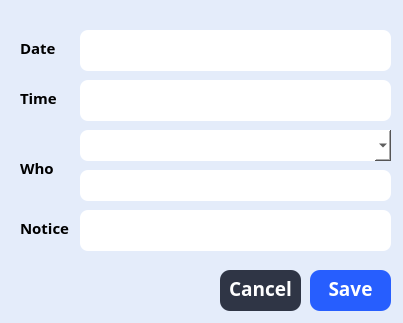
<?xml version="1.0" encoding="UTF-8"?>
<ui version="4.0">
 <class>Form</class>
 <widget class="QWidget" name="Form">
  <property name="geometry">
   <rect>
    <x>0</x>
    <y>0</y>
    <width>403</width>
    <height>323</height>
   </rect>
  </property>
  <property name="windowTitle">
   <string>Form</string>
  </property>
  <property name="styleSheet">
   <string notr="true">background-color: #e4ecfa;</string>
  </property>
  <widget class="QLabel" name="label">
   <property name="geometry">
    <rect>
     <x>20</x>
     <y>40</y>
     <width>56</width>
     <height>16</height>
    </rect>
   </property>
   <property name="font">
    <font>
     <family>Noto Sans KR</family>
     <pointsize>11</pointsize>
     <weight>75</weight>
     <bold>true</bold>
    </font>
   </property>
   <property name="text">
    <string>Date</string>
   </property>
  </widget>
  <widget class="QTextEdit" name="teDate">
   <property name="geometry">
    <rect>
     <x>80</x>
     <y>30</y>
     <width>311</width>
     <height>41</height>
    </rect>
   </property>
   <property name="font">
    <font>
     <family>Noto Sans KR</family>
     <weight>75</weight>
     <bold>true</bold>
    </font>
   </property>
   <property name="styleSheet">
    <string notr="true">background-color: #ffffff;
border-radius: 8px;
color: #000000;
padding-right: 3px;
padding-left: 3px;
padding-bottom: 1px;</string>
   </property>
   <property name="html">
    <string>&lt;!DOCTYPE HTML PUBLIC &quot;-//W3C//DTD HTML 4.0//EN&quot; &quot;http://www.w3.org/TR/REC-html40/strict.dtd&quot;&gt;
&lt;html&gt;&lt;head&gt;&lt;meta name=&quot;qrichtext&quot; content=&quot;1&quot; /&gt;&lt;style type=&quot;text/css&quot;&gt;
p, li { white-space: pre-wrap; }
&lt;/style&gt;&lt;/head&gt;&lt;body style=&quot; font-family:'Noto Sans KR'; font-size:9pt; font-weight:600; font-style:normal;&quot;&gt;
&lt;p style=&quot;-qt-paragraph-type:empty; margin-top:0px; margin-bottom:0px; margin-left:0px; margin-right:0px; -qt-block-indent:0; text-indent:0px;&quot;&gt;&lt;br /&gt;&lt;/p&gt;&lt;/body&gt;&lt;/html&gt;</string>
   </property>
  </widget>
  <widget class="QTextEdit" name="teTime">
   <property name="geometry">
    <rect>
     <x>80</x>
     <y>80</y>
     <width>311</width>
     <height>41</height>
    </rect>
   </property>
   <property name="font">
    <font>
     <family>Noto Sans KR</family>
     <weight>75</weight>
     <bold>true</bold>
    </font>
   </property>
   <property name="styleSheet">
    <string notr="true">background-color: #ffffff;
border-radius: 8px;
color: #000000;
padding-right: 3px;
padding-left: 3px;
padding-bottom: 1px;</string>
   </property>
   <property name="html">
    <string>&lt;!DOCTYPE HTML PUBLIC &quot;-//W3C//DTD HTML 4.0//EN&quot; &quot;http://www.w3.org/TR/REC-html40/strict.dtd&quot;&gt;
&lt;html&gt;&lt;head&gt;&lt;meta name=&quot;qrichtext&quot; content=&quot;1&quot; /&gt;&lt;style type=&quot;text/css&quot;&gt;
p, li { white-space: pre-wrap; }
&lt;/style&gt;&lt;/head&gt;&lt;body style=&quot; font-family:'Noto Sans KR'; font-size:9pt; font-weight:600; font-style:normal;&quot;&gt;
&lt;p style=&quot;-qt-paragraph-type:empty; margin-top:0px; margin-bottom:0px; margin-left:0px; margin-right:0px; -qt-block-indent:0; text-indent:0px;&quot;&gt;&lt;br /&gt;&lt;/p&gt;&lt;/body&gt;&lt;/html&gt;</string>
   </property>
  </widget>
  <widget class="QTextEdit" name="teNotice">
   <property name="geometry">
    <rect>
     <x>80</x>
     <y>210</y>
     <width>311</width>
     <height>41</height>
    </rect>
   </property>
   <property name="font">
    <font>
     <family>Noto Sans KR</family>
     <weight>75</weight>
     <bold>true</bold>
    </font>
   </property>
   <property name="styleSheet">
    <string notr="true">background-color: #ffffff;
border-radius: 8px;
color: #000000;
padding-right: 3px;
padding-left: 3px;
padding-bottom: 1px;</string>
   </property>
   <property name="html">
    <string>&lt;!DOCTYPE HTML PUBLIC &quot;-//W3C//DTD HTML 4.0//EN&quot; &quot;http://www.w3.org/TR/REC-html40/strict.dtd&quot;&gt;
&lt;html&gt;&lt;head&gt;&lt;meta name=&quot;qrichtext&quot; content=&quot;1&quot; /&gt;&lt;style type=&quot;text/css&quot;&gt;
p, li { white-space: pre-wrap; }
&lt;/style&gt;&lt;/head&gt;&lt;body style=&quot; font-family:'Noto Sans KR'; font-size:9pt; font-weight:600; font-style:normal;&quot;&gt;
&lt;p style=&quot;-qt-paragraph-type:empty; margin-top:0px; margin-bottom:0px; margin-left:0px; margin-right:0px; -qt-block-indent:0; text-indent:0px;&quot;&gt;&lt;br /&gt;&lt;/p&gt;&lt;/body&gt;&lt;/html&gt;</string>
   </property>
  </widget>
  <widget class="QPushButton" name="btnSave">
   <property name="geometry">
    <rect>
     <x>310</x>
     <y>270</y>
     <width>81</width>
     <height>41</height>
    </rect>
   </property>
   <property name="font">
    <font>
     <family>Noto Sans KR</family>
     <pointsize>14</pointsize>
     <weight>75</weight>
     <bold>true</bold>
    </font>
   </property>
   <property name="styleSheet">
    <string notr="true">QPushButton {
	background-color: #275efe;
	border-radius: 10px;
	color: #ffffff;
	padding-bottom: 5px;
}
QPushButton:hover {
	background-color: #274fff;
}</string>
   </property>
   <property name="text">
    <string>Save</string>
   </property>
  </widget>
  <widget class="QPushButton" name="btnCancel">
   <property name="geometry">
    <rect>
     <x>220</x>
     <y>270</y>
     <width>81</width>
     <height>41</height>
    </rect>
   </property>
   <property name="font">
    <font>
     <family>Noto Sans KR</family>
     <pointsize>14</pointsize>
     <weight>75</weight>
     <bold>true</bold>
    </font>
   </property>
   <property name="styleSheet">
    <string notr="true">QPushButton {
	border: none;
	background-color: #2f3545;
	border-radius: 10px;
	color: #ffffff;
	padding-bottom: 5px;
}
QPushButton:hover {
	background-color: #49526b;
	color: #ffffff;
}</string>
   </property>
   <property name="text">
    <string>Cancel</string>
   </property>
  </widget>
  <widget class="QComboBox" name="cbWho">
   <property name="geometry">
    <rect>
     <x>80</x>
     <y>130</y>
     <width>311</width>
     <height>31</height>
    </rect>
   </property>
   <property name="font">
    <font>
     <family>Noto Sans KR</family>
     <weight>75</weight>
     <bold>true</bold>
    </font>
   </property>
   <property name="styleSheet">
    <string notr="true">background-color: #ffffff;
border-radius: 8px;
color: #000000;
padding-right: 3px;
padding-left: 3px;
padding-bottom: 1px;</string>
   </property>
  </widget>
  <widget class="QTextEdit" name="teWho">
   <property name="geometry">
    <rect>
     <x>80</x>
     <y>170</y>
     <width>311</width>
     <height>31</height>
    </rect>
   </property>
   <property name="font">
    <font>
     <family>Noto Sans KR</family>
     <weight>75</weight>
     <bold>true</bold>
    </font>
   </property>
   <property name="styleSheet">
    <string notr="true">background-color: #ffffff;
border-radius: 8px;
color: #000000;
padding-right: 3px;
padding-left: 3px;
padding-bottom: 1px;</string>
   </property>
  </widget>
  <widget class="QLabel" name="label_5">
   <property name="geometry">
    <rect>
     <x>20</x>
     <y>90</y>
     <width>56</width>
     <height>16</height>
    </rect>
   </property>
   <property name="font">
    <font>
     <family>Noto Sans KR</family>
     <pointsize>11</pointsize>
     <weight>75</weight>
     <bold>true</bold>
    </font>
   </property>
   <property name="text">
    <string>Time</string>
   </property>
  </widget>
  <widget class="QLabel" name="label_6">
   <property name="geometry">
    <rect>
     <x>20</x>
     <y>160</y>
     <width>56</width>
     <height>16</height>
    </rect>
   </property>
   <property name="font">
    <font>
     <family>Noto Sans KR</family>
     <pointsize>11</pointsize>
     <weight>75</weight>
     <bold>true</bold>
    </font>
   </property>
   <property name="text">
    <string>Who</string>
   </property>
  </widget>
  <widget class="QLabel" name="label_7">
   <property name="geometry">
    <rect>
     <x>20</x>
     <y>220</y>
     <width>56</width>
     <height>16</height>
    </rect>
   </property>
   <property name="font">
    <font>
     <family>Noto Sans KR</family>
     <pointsize>11</pointsize>
     <weight>75</weight>
     <bold>true</bold>
    </font>
   </property>
   <property name="text">
    <string>Notice</string>
   </property>
  </widget>
 </widget>
 <resources/>
 <connections/>
</ui>
